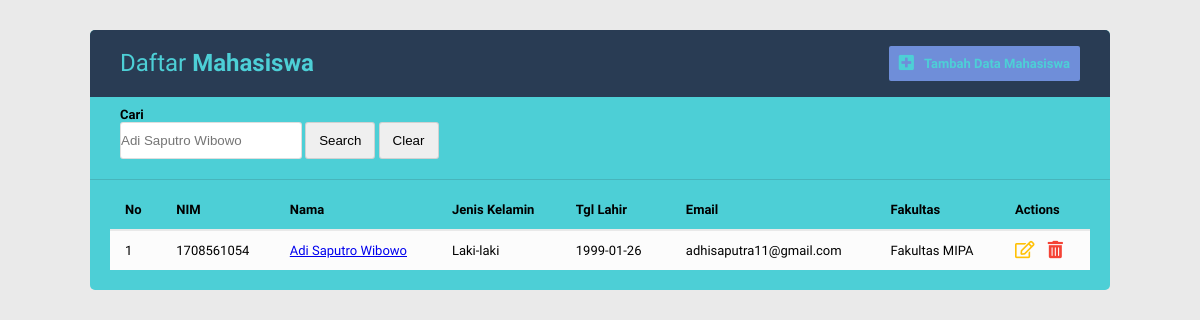
/index.php?aw=Adi Saputro Wibowo , run on the app's committed database.
### tables this page shows
CREATE TABLE `mahasiswa` (
  `idmahasiswa` int(11) NOT NULL,
  `nim` varchar(10) NOT NULL,
  `nama` varchar(50) NOT NULL,
  `jenisKelamin` enum('Laki-laki','Perempuan') NOT NULL,
  `tempatLahir` varchar(20) NOT NULL,
  `tglLahir` date NOT NULL,
  `alamat` text NOT NULL,
  `email` varchar(50) NOT NULL,
  `fakultas` enum('Fakultas Ilmu Budaya','Fakultas Kedokteran','Fakultas Hukum','Fakultas Teknik','Fakultas Pertanian','Fakultas Ekonomi dan Bisnis','Fakultas Peternakan','Fakultas MIPA','Fakultas Kedokteran Hewan','Fakultas Teknologi Pertanian','Fakultas Ilmu Sosial dan Ilmu Politik','Fakultas Kelautan dan Perikanan','Fakultas Pariwisata') NOT NULL
);

### function.php (called while the page is built, shortened)
<?php
$conn = mysqli_connect("localhost", "root", "", "mahasiswa");
function query($query)
{
	global $conn;
	$result = mysqli_query($conn, $query);
	$rows = [];
	while ($row = mysqli_fetch_assoc($result)) {
		$rows[] = $row;
	}
	return $rows;
}

### index.php (the view, shortened to what this page needs)
<?php
require 'function.php';
if (isset($_GET["aw"])) {
    $key = $_GET["aw"];
    $mahasiswa = query("SELECT * FROM mahasiswa WHERE nama LIKE '%$key%' OR nim LIKE '%$key%' OR email LIKE '%$key%' OR fakultas LIKE '%$key%' ORDER BY nim");
} else {
    $mahasiswa = query("SELECT * FROM mahasiswa ORDER BY nim");
}
?>
<!DOCTYPE html>
<html lang="en">
<head>
    <link rel="stylesheet" href="style/style.css">
    <link rel="stylesheet" href="https://use.fontawesome.com/releases/v5.8.1/css/all.css">
</head>
<body>
    <div class="container">
        <div class="table-wrapper">
            <div class="table-title cf">
                <div class="title-row">
                    <h2>Daftar <b>Mahasiswa<b></h2>
                </div>
                <div class="btn-row">
                    <a class="btn-add bg-green" href="add.php"><i class="fas fa-plus-square fa-lg"></i>Tambah Data Mahasiswa</a>
                </div>
            </div>
            <div class="search-wrapper">
                <div class="field">
                    <form action="" method="get">
                        <label for="cari" style="display:block;">Cari</label>
                        <input type="text" name="aw" placeholder="<?php if (isset($_GET["aw"])) echo $_GET["aw"]; ?>">
                        <input class="btn-search" type="submit" value="Search" name="search">
                        <input class="btn-reset" type="submit" value="Clear" name="reset">
                    </form>
                </div>
            </div>
            <div class="table-data">
                <table class="table table-striped table-hover">
                    <thead>
                        <tr>
                            <th>No</th>
                            <th>NIM</th>
                            <th>Nama</th>
                            <th>Jenis Kelamin</th>
                            <th>Tgl Lahir</th>
                            <th>Email</th>
                            <th>Fakultas</th>
                            <th>Actions</th>
                        </tr>
                    </thead>
                    <tbody>
                        <?php $i = 1;
                        foreach ($mahasiswa as $row) :
                        ?>
                            <tr>
                                <td><?= $i ?></td>
                                <td><?= $row["nim"] ?></td>
                                <td><a href="detail.php?id=<?= $row["idmahasiswa"] ?>"><?= $row["nama"] ?></a></td>
                                <td><?= $row["jenisKelamin"] ?></td>
                                <td><?= $row["tglLahir"] ?></td>
                                <td><?= $row["email"] ?></td>
                                <td><?= $row["fakultas"] ?></td>
                                <td>
                                    <a href="update.php?id=<?= $row["idmahasiswa"] ?>" class="edit"><i class="far fa-edit fa-lg"></i></a>
                                    <a href="delete.php?id=<?= $row["idmahasiswa"] ?>" onclick="return confirm('Hapus Data?');" class="delete"><i class="fas fa-trash-alt fa-lg"></i></a>
                                </td>
                            </tr>
                        <?php $i++;
                        endforeach;
                        ?>
                    </tbody>
                </table>
            </div>
        </div>
    </div>
</body>
</html>

### style/style.css (style rules this page uses)
.cf:before, .cf:after { content: " "; display: table; }
.cf:after { clear: both; }
.cf { *zoom: 1; }
* { margin: 0px; padding: 0px; }
body { background-color: #eaeaea; font-family: 'Varela Round', sans-serif; font-size: 13px; }
.bg-green { background-color: #6f8ed9 !important; }
.container { background-color: #4dcfd6; width: 85%; margin: 30px auto; border-radius: 5px; }
.table-wrapper { margin-bottom: 10px; }
.table-title { padding: 16px 30px; background-color: #293c54; color: #4dcfd6; line-height: 35px; border-top-left-radius: 5px; border-top-right-radius: 5px; }
.title-row { width: 50%; float: left; font-weight: normal; }
.title-row h2 { font-size: 24px; font-weight: normal; }
.btn-row { width: 50%; float: left; }
.btn-row .btn-add { border-radius: 2px; float: right; color: #4dcfd6; border: none; padding: 0 10px; }
.btn-row a { text-decoration: none; color: inherit; }
.btn-row i { margin-right: 10px; }
.search-wrapper { padding: 10px 30px; border-bottom: 0.5px solid rgba(34,36,38,.15); }
.search-wrapper input { width: 180px !important; }
.search-wrapper .field .btn-search { width: 70px !important; }
.search-wrapper .field .btn-reset { width: 60px !important; }
.table-data { padding: 10px 20px 20px 20px; }
table { border-collapse: collapse; width: 100%; }
table.table { margin: 0 auto; }
table.table td a.edit { color: #FFC107; margin-right: 10px; }
table.table td a.delete { color: #F44336; }
table.table thead tr th { text-align: left; border-top: none !important; border-bottom: 2px solid #e9e9e9;; }
.table-data tbody { font-weight: normal; }
table.table tr th, table.table tr td { border-top: 1px solid; border-color: #e9e9e9; padding: 12px 15px; vertical-align: middle; }
table.table tr th:last-child { width: 60px; }
table.table tr th:nth-child(5) { width: 80px; }
table.table-striped tbody tr:nth-of-type(odd) { background-color: #fcfcfc; }
.field { margin-bottom: 10px; }
.field input { padding: 10px 0; border: 0.5px solid rgba(34,36,38,.15); border-radius: 3px; width: 100%; }

### data on the page
mahasiswa: nim "1708561054", nama "Adi Saputro Wibowo", jenisKelamin "Laki-laki", tglLahir "1999-01-26", email "adhisaputra11@gmail.com", fakultas "Fakultas MIPA"
